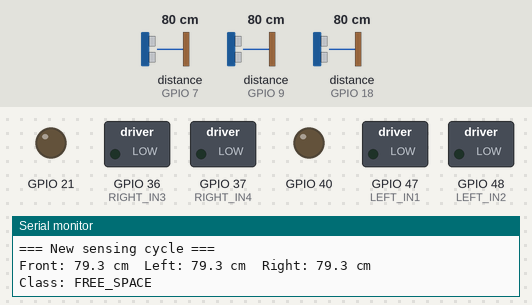
Bench run of a sketch on a simulated ESP32-S3. Parts: switched loads named in the sketch (green lamp = pin HIGH), output pins drawn as LEDs (lit = HIGH), the last lines printed to the serial monitor. Wiring (inferred from the names in the program): 3 × ultrasonic range finder: trigger GPIO 5, echo GPIO 18 / trigger GPIO 6, echo GPIO 7 / trigger GPIO 8, echo GPIO 9. Dashed ring = blinking. The test bench sets the inputs (shaded band); at power-on: distance to the obstacle (sensors on GPIO 18, GPIO 7, GPIO 9) 80 cm. The echo pulse lasts 58.3 µs per cm; pins used as bus, display or sensor lines are not drawn.

Above: at 1.2 s.
1.3 s: distance to the obstacle (sensor on GPIO 18) set to 17 cm
At 1.3 s:
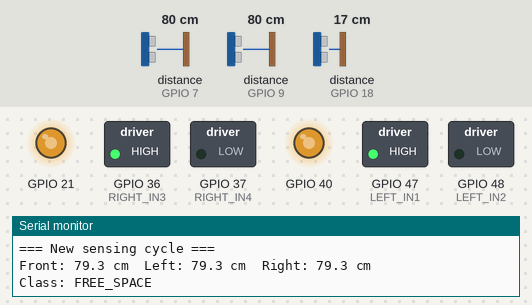
4.3 s: distance to the obstacle (sensor on GPIO 18) set to 13 cm
At 5.46 s:
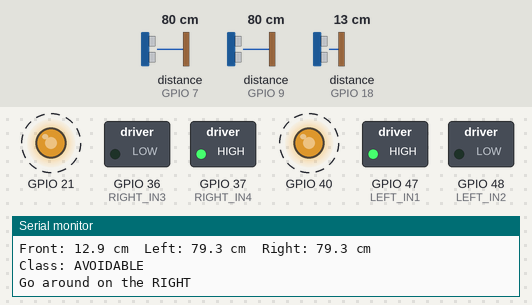
7.3 s: distance to the obstacle (sensor on GPIO 18) set to 18 cm
At 8.14 s:
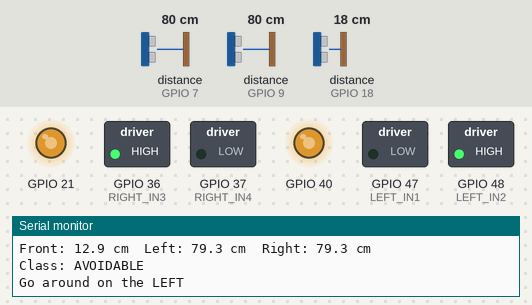
10.3 s: distance to the obstacle (sensor on GPIO 18) set to 184 cm
13.3 s: distance to the obstacle (sensor on GPIO 18) set to 190 cm
Timing chart, 0 to 17.3 s (numbered marks = the images above; inputs shaded):
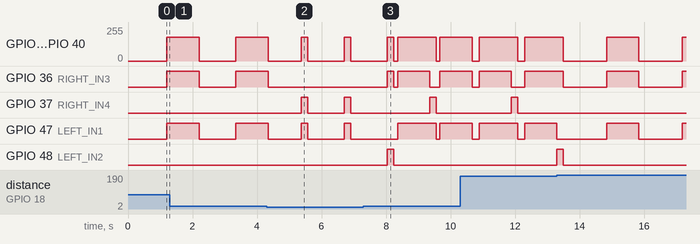

The sketch:

cleaning_robot.ino
```cpp
/*
 * Autonomous floor-cleaning robot (ESP32-S3)
 *
 * The robot covers the floor in a zigzag (boustrophedon) pattern:
 *   - path clear              -> move forward one cell
 *   - small obstacle in front -> go around it and come back to the same line
 *   - wall in front           -> turn into the next line (U-turn)
 *
 * Sensors : 3 x HC-SR04 ultrasonic (front, front-left, front-right)
 * Motors  : 2 DC motors with an L298N driver
 * Map     : small occupancy grid, printed in the Serial Monitor (115200 baud)
 *
 * The position in the grid is estimated from the commands only (no encoders),
 * so the map drifts over time.
 *
 * Needs the ESP32 Arduino core version 3.x.
 */

// ---------------------------------------------------------------- pins

// Ultrasonic sensors
const int TRIG_FRONT = 5;
const int ECHO_FRONT = 18;
const int TRIG_LEFT = 6;
const int ECHO_LEFT = 7;
const int TRIG_RIGHT = 8;
const int ECHO_RIGHT = 9;

// L298N motor driver
const int LEFT_IN1 = 47;
const int LEFT_IN2 = 48;
const int LEFT_EN = 21;   // PWM (ENA)
const int RIGHT_IN3 = 36;
const int RIGHT_IN4 = 37;
const int RIGHT_EN = 40;  // PWM (ENB)

// ---------------------------------------------------------------- settings

// Motors
const int PWM_FREQ = 30000;
const int PWM_RES = 8;        // 8 bits: speed 0..255
const int PWM_CH_LEFT = 0;
const int PWM_CH_RIGHT = 1;
const int SPEED = 180;
const unsigned long TURN_MS = 200;   // time for a 90 degree turn (adjust on your floor)
const unsigned long CELL_MS = 1000;  // time to drive one cell forward (adjust)

// Sensors
const float SOUND_SPEED_CM_PER_US = 0.034f;
const unsigned long PULSE_TIMEOUT_US = 40000UL;  // HC-SR04 answers within 38 ms even with no obstacle
const int MEDIAN_SAMPLES = 10;
const int SAMPLE_DELAY_MS = 10;
const int SENSOR_GAP_MS = 50;       // pause between two sensors to avoid echo interference

// Obstacle detection
const float SAFE_DISTANCE_CM = 14.0f;
const float SIDE_MARGIN_CM = 10.0f;  // a side is "clear" above SAFE_DISTANCE + margin

// Grid
const int GRID_ROWS = 5;
const int GRID_COLS = 5;          // one cell = the distance driven in CELL_MS (about 20 cm)

// ---------------------------------------------------------------- state

enum Cell { CELL_FREE = 0, CELL_OCCUPIED = 1, CELL_UNKNOWN = 2 };
enum ObstacleClass { FREE_SPACE, AVOIDABLE, WALL_LIKE, UNKNOWN };
enum Direction { NORTH, EAST, SOUTH, WEST };

uint8_t grid[GRID_ROWS][GRID_COLS];
int robotRow = 0;  // start in the bottom-left cell, facing north
int robotCol = 0;
Direction robotDir = NORTH;

// ---------------------------------------------------------------- function list

float readDistance(int trigPin, int echoPin);
float measureOnce(int trigPin, int echoPin);
ObstacleClass classify(float front, float left, float right);
const char *className(ObstacleClass c);

bool stepForward();
void goAround(bool viaRight);
void changeLine(bool toRight);
void turn(bool right);

void motorsStop();
void motorsForward(int speed);
void motorsSpin(bool right, int speed);
void setMotor(int in1, int in2, int en, int speed);

bool cellInFront(int &row, int &col);
void markInFront(Cell value);
void moveInGrid();
void printGrid();

// ================================================================ setup / loop

void setup() {
  Serial.begin(115200);
  Serial.println("ESP32-S3 robot starting...");

  pinMode(LEFT_IN1, OUTPUT);
  pinMode(LEFT_IN2, OUTPUT);
  pinMode(RIGHT_IN3, OUTPUT);
  pinMode(RIGHT_IN4, OUTPUT);
  ledcAttachChannel(LEFT_EN, PWM_FREQ, PWM_RES, PWM_CH_LEFT);
  ledcAttachChannel(RIGHT_EN, PWM_FREQ, PWM_RES, PWM_CH_RIGHT);
  motorsStop();

  pinMode(TRIG_FRONT, OUTPUT);
  pinMode(ECHO_FRONT, INPUT);
  pinMode(TRIG_LEFT, OUTPUT);
  pinMode(ECHO_LEFT, INPUT);
  pinMode(TRIG_RIGHT, OUTPUT);
  pinMode(ECHO_RIGHT, INPUT);

  for (int r = 0; r < GRID_ROWS; r++) {
    for (int c = 0; c < GRID_COLS; c++) {
      grid[r][c] = CELL_UNKNOWN;
    }
  }
  grid[robotRow][robotCol] = CELL_FREE;

  Serial.println("Setup complete.");
}

void loop() {
  Serial.println("=== New sensing cycle ===");

  float front = readDistance(TRIG_FRONT, ECHO_FRONT);
  delay(SENSOR_GAP_MS);
  float left = readDistance(TRIG_LEFT, ECHO_LEFT);
  delay(SENSOR_GAP_MS);
  float right = readDistance(TRIG_RIGHT, ECHO_RIGHT);

  Serial.printf("Front: %.1f cm  Left: %.1f cm  Right: %.1f cm\n", front, left, right);

  ObstacleClass cls = classify(front, left, right);
  Serial.printf("Class: %s\n", className(cls));
  delay(500);

  // The zigzag moves to the right when going north, and to the left when going south,
  // so the lines always progress in the same direction.
  bool preferRight = (robotDir == NORTH || robotDir == EAST);

  switch (cls) {
    case FREE_SPACE:
      stepForward();
      break;

    case AVOIDABLE: {
      markInFront(CELL_OCCUPIED);
      bool leftClear = left > SAFE_DISTANCE_CM + SIDE_MARGIN_CM;
      bool rightClear = right > SAFE_DISTANCE_CM + SIDE_MARGIN_CM;
      bool viaRight;
      if (leftClear != rightClear) {
        viaRight = rightClear;      // only one side is clear: use it
      } else if (leftClear) {
        viaRight = preferRight;     // both clear: follow the zigzag side
      } else {
        viaRight = right >= left;   // both narrow: use the larger gap
      }
      goAround(viaRight);
      break;
    }

    case WALL_LIKE:
      markInFront(CELL_OCCUPIED);
      changeLine(preferRight);
      break;

    case UNKNOWN:
      Serial.println("Sensor problem -> stop");
      motorsStop();
      delay(1000);
      break;
  }

  printGrid();
}

// ================================================================ sensors

// Median of several measurements in cm. Returns -1 if the sensor never answered.
float readDistance(int trigPin, int echoPin) {
  float values[MEDIAN_SAMPLES];
  int count = 0;

  for (int i = 0; i < MEDIAN_SAMPLES; i++) {
    float d = measureOnce(trigPin, echoPin);
    if (d > 0) {
      values[count++] = d;  // ignore failed measurements
    }
    delay(SAMPLE_DELAY_MS);
  }

  if (count == 0) {
    return -1;
  }

  // sort (small array)
  for (int i = 0; i < count - 1; i++) {
    for (int j = i + 1; j < count; j++) {
      if (values[j] < values[i]) {
        float t = values[i];
        values[i] = values[j];
        values[j] = t;
      }
    }
  }

  if (count % 2 == 0) {
    return (values[count / 2 - 1] + values[count / 2]) / 2.0f;
  }
  return values[count / 2];
}

// One measurement in cm, 0 if there is no echo.
float measureOnce(int trigPin, int echoPin) {
  digitalWrite(trigPin, LOW);
  delayMicroseconds(2);
  digitalWrite(trigPin, HIGH);
  delayMicroseconds(10);
  digitalWrite(trigPin, LOW);

  unsigned long duration = pulseIn(echoPin, HIGH, PULSE_TIMEOUT_US);
  return duration * SOUND_SPEED_CM_PER_US / 2.0f;
}

/*
 * Rule-based sensor fusion
 *   FREE_SPACE : front is clear
 *   AVOIDABLE  : obstacle in front, but at least one side has room to go around
 *   WALL_LIKE  : obstacle in front and both sides blocked
 *   UNKNOWN    : a sensor does not answer
 */
ObstacleClass classify(float front, float left, float right) {
  if (front < 0 || left < 0 || right < 0) return UNKNOWN;
  if (front > SAFE_DISTANCE_CM) return FREE_SPACE;
  if (left > SAFE_DISTANCE_CM || right > SAFE_DISTANCE_CM) return AVOIDABLE;
  return WALL_LIKE;
}

const char *className(ObstacleClass c) {
  switch (c) {
    case FREE_SPACE: return "FREE_SPACE";
    case AVOIDABLE: return "AVOIDABLE";
    case WALL_LIKE: return "WALL_LIKE";
    default: return "UNKNOWN";
  }
}

// ================================================================ movements

// Checks the front sensor, then drives one cell. Returns false if the way is blocked.
bool stepForward() {
  float front = readDistance(TRIG_FRONT, ECHO_FRONT);
  if (front < 0 || front <= SAFE_DISTANCE_CM) {
    Serial.println("Blocked, step cancelled");
    if (front >= 0) {
      markInFront(CELL_OCCUPIED);
    }
    return false;
  }

  motorsForward(SPEED);
  delay(CELL_MS);
  motorsStop();
  moveInGrid();
  return true;
}

// Goes around an obstacle and comes back to the same line, with the same heading:
//   side, 1 cell, back, 2 cells, back, 1 cell, turn to the original heading.
// If something blocks the way, the manoeuvre stops and the next cycle decides again.
void goAround(bool viaRight) {
  Serial.printf("Go around on the %s\n", viaRight ? "RIGHT" : "LEFT");

  turn(viaRight);
  if (!stepForward()) return;

  turn(!viaRight);
  if (!stepForward()) return;
  if (!stepForward()) return;

  turn(!viaRight);
  if (!stepForward()) return;

  turn(viaRight);  // face the original direction again
}

// U-turn into the next line of the zigzag: turn, 1 cell, turn the same way.
// If the next line is blocked too, just finish the 180 degree turn.
void changeLine(bool toRight) {
  Serial.printf("Change line to the %s\n", toRight ? "RIGHT" : "LEFT");

  turn(toRight);
  stepForward();
  turn(toRight);
}

// Turns 90 degrees and updates the heading.
void turn(bool right) {
  motorsSpin(right, SPEED);
  delay(TURN_MS);
  motorsStop();

  robotDir = (Direction)((robotDir + (right ? 1 : 3)) % 4);
  Serial.printf("Turned %s\n", right ? "RIGHT" : "LEFT");
}

// ================================================================ motors (L298N)

void motorsStop() {
  setMotor(LEFT_IN1, LEFT_IN2, LEFT_EN, 0);
  setMotor(RIGHT_IN3, RIGHT_IN4, RIGHT_EN, 0);
}

void motorsForward(int speed) {
  setMotor(LEFT_IN1, LEFT_IN2, LEFT_EN, speed);
  setMotor(RIGHT_IN3, RIGHT_IN4, RIGHT_EN, speed);
}

// Spins in place: right = left wheel forward, right wheel backward.
void motorsSpin(bool right, int speed) {
  setMotor(LEFT_IN1, LEFT_IN2, LEFT_EN, right ? speed : -speed);
  setMotor(RIGHT_IN3, RIGHT_IN4, RIGHT_EN, right ? -speed : speed);
}

// speed > 0 forward, < 0 backward, 0 stop. If a wheel turns the wrong way, swap its IN pins.
void setMotor(int in1, int in2, int en, int speed) {
  digitalWrite(in1, speed > 0 ? HIGH : LOW);
  digitalWrite(in2, speed < 0 ? HIGH : LOW);
  ledcWrite(en, constrain(abs(speed), 0, 255));
}

// ================================================================ grid

// Cell in front of the robot. Returns false if it is outside the grid.
bool cellInFront(int &row, int &col) {
  row = robotRow;
  col = robotCol;
  if (robotDir == NORTH) row++;
  else if (robotDir == SOUTH) row--;
  else if (robotDir == EAST) col++;
  else col--;
  return row >= 0 && row < GRID_ROWS && col >= 0 && col < GRID_COLS;
}

void markInFront(Cell value) {
  int row, col;
  if (cellInFront(row, col)) {
    grid[row][col] = value;
  }
}

// Updates the position after driving one cell forward.
void moveInGrid() {
  int row, col;
  if (!cellInFront(row, col)) {
    Serial.println("Robot left the grid area (position not updated)");
    return;
  }
  robotRow = row;
  robotCol = col;
  grid[row][col] = CELL_FREE;
  Serial.printf("Robot at [%d,%d]\n", robotRow, robotCol);
}

// R = robot, # = occupied, . = free, ? = unknown. Top line = farthest row.
void printGrid() {
  Serial.println("Grid (R=robot, #=occupied, .=free, ?=unknown):");
  for (int r = GRID_ROWS - 1; r >= 0; r--) {
    for (int c = 0; c < GRID_COLS; c++) {
      if (r == robotRow && c == robotCol) Serial.print("R ");
      else if (grid[r][c] == CELL_OCCUPIED) Serial.print("# ");
      else if (grid[r][c] == CELL_FREE) Serial.print(". ");
      else Serial.print("? ");
    }
    Serial.println();
  }
}
```

Measured:
- the behaviour switches between 15 and 14 cm on distance to the obstacle (sensor on GPIO 18) (found by bisection; images 1 and 2)
- after the input at 4.3 s, GPIO 36 (RIGHT_IN3): goes on until 4.3 s, then stays LOW; GPIO 37 (RIGHT_IN4): alternates HIGH for 0.20 s and LOW for 1.1 s, starting after 1.1 s
- by itself, GPIO 21, GPIO 40: alternates 179/255 for 1.0 s and 0/255 for 1.3 s
